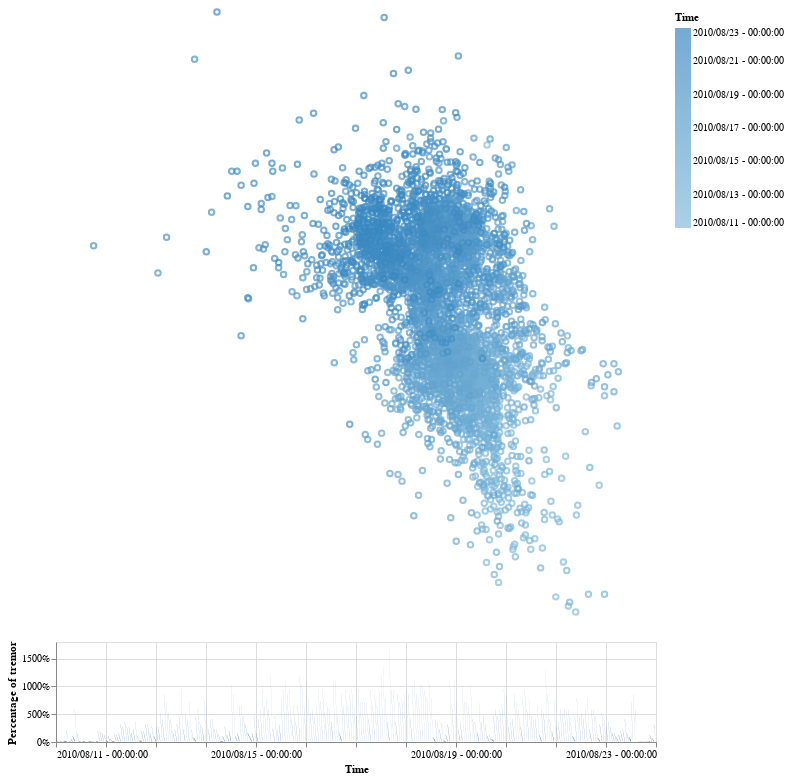

Notebook cell for this chart:
### Markdown cell above
### Main direction of propagation

The source of the tremor is propagating from south to north, or from north to south, along the strike of the plate boundary, at a speed of about 10 km per day. The total duration is about six weeks, and the distance traveled is about 400 km.

### Code cell
import altair
import pandas as pd
from datetime import datetime
from visu_altair.visu_altair import visualize_tremor
tremors = pd.read_pickle('data/tremor.pkl')[0]
subset = tremors.sample(frac=0.4)
myChart = visualize_tremor(subset, 60, 1.0, datetime(2010, 8, 11, 0, 0, 0), datetime(2010, 8, 23, 0, 0, 0), \
    latmin=None, latmax=None, lonmin=None, lonmax=None)
myChart

### Figure 1 — Vega-Lite specification as saved in the notebook (floating-point values rounded to 4 significant figures; data arrays with more than 128 entries replaced by an {"elided": "..."} marker saying what was removed)
{"$schema": "https://vega.github.io/schema/vega-lite/v3.3.0.json", "config": {"mark": {"tooltip": null}, "view": {"height": 300, "width": 400}}, "data": {"name": "data-8cd224f2fd789d167b817a9c4424cc94"}, "datasets": {"data-8cd224f2fd789d167b817a9c4424cc94": {"elided": "4530 records"}}, "vconcat": [{"encoding": {"color": {"field": "Time", "legend": {"format": "%Y/%m/%d - %H:%M:%S"}, "type": "temporal"}, "latitude": {"field": "latitude", "type": "quantitative"}, "longitude": {"field": "longitude", "type": "quantitative"}}, "height": 600, "mark": "point", "transform": [{"filter": {"selection": "selector017"}}], "width": 600}, {"encoding": {"x": {"axis": {"format": "%Y/%m/%d - %H:%M:%S", "title": "Time"}, "field": "Time", "type": "temporal"}, "y": {"axis": {"format": "%", "title": "Percentage of tremor"}, "field": "Value", "type": "quantitative"}}, "height": 100, "mark": "area", "selection": {"selector017": {"encodings": ["x"], "type": "interval"}}, "width": 600}]}
